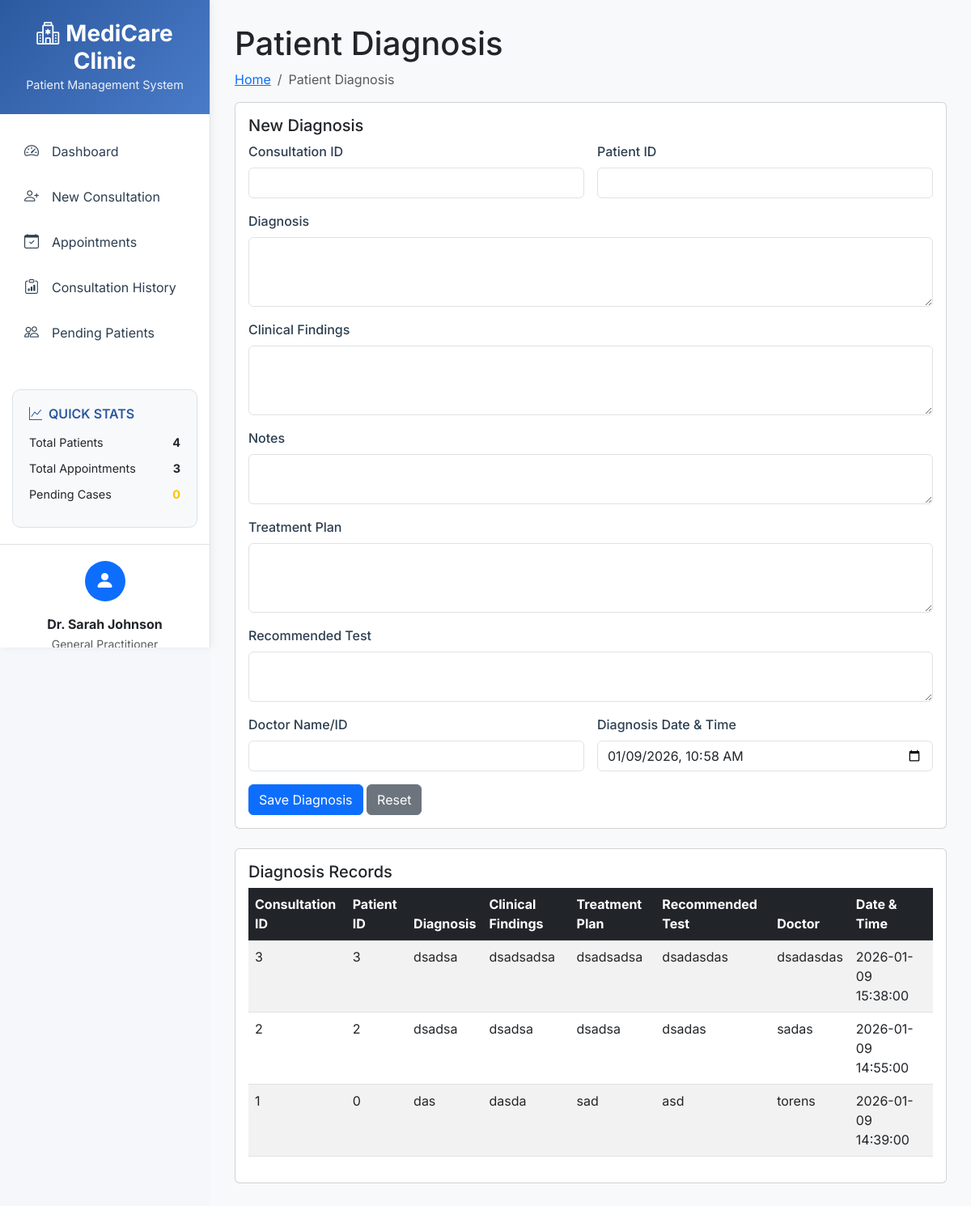
The app's page /modules/patient_diagnosis.php, older data.
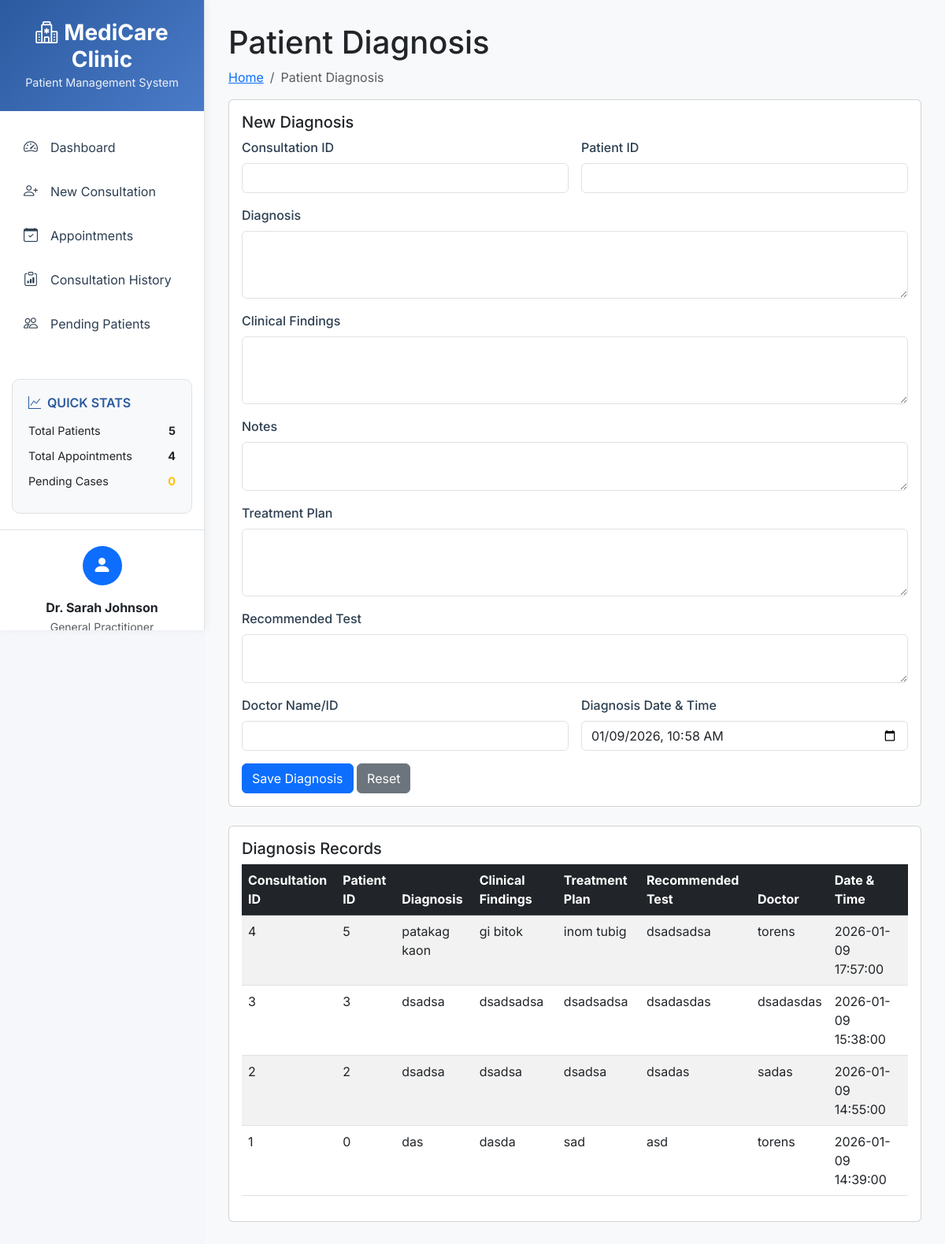
The same page, newer data.
### tables this page shows
CREATE TABLE `patient_diagnosis` (
  `consultation_id` int(11) NOT NULL,
  `patient_id` int(11) DEFAULT NULL,
  `diagnosis` text DEFAULT NULL,
  `clinical_findings` text DEFAULT NULL,
  `notes` text DEFAULT NULL,
  `treatment_plan` text DEFAULT NULL,
  `recommended_test` text DEFAULT NULL,
  `diagnosis_dateandtime` datetime DEFAULT NULL,
  `doctor_nameorid` varchar(255) DEFAULT NULL,
  `created_at` timestamp NOT NULL DEFAULT current_timestamp()
);

### modules/patient_diagnosis.php (the view, shortened to what the changed rows need)
<?php
require_once '../includes/connection.php';
require_once '../includes/header.php';
$sql = "SELECT * FROM patient_diagnosis ORDER BY diagnosis_dateandtime DESC";
$result = $conn->query($sql);
?>
<div class="pagetitle">
  <h1>Patient Diagnosis</h1>
</div>
<section class="section">
  <div class="row">
    <div class="col-lg-12">
      <div class="card">
        <div class="card-body">
          <div class="table-responsive">
            <table class="table table-striped table-hover">
              <thead class="table-dark">
                <tr>
                  <th>Consultation ID</th>
                  <th>Patient ID</th>
                  <th>Diagnosis</th>
                  <th>Clinical Findings</th>
                  <th>Treatment Plan</th>
                  <th>Recommended Test</th>
                  <th>Doctor</th>
                  <th>Date & Time</th>
                </tr>
              </thead>
              <tbody>
                <?php
                if ($result && $result->num_rows > 0) {
                  while($row = $result->fetch_assoc()) {
                    echo "<tr>";
                    echo "<td>" . $row["consultation_id"] . "</td>";
                    echo "<td>" . $row["patient_id"] . "</td>";
                    echo "<td>" . htmlspecialchars($row["diagnosis"] ?? '') . "</td>";
                    echo "<td>" . htmlspecialchars($row["clinical_findings"] ?? '') . "</td>";
                    echo "<td>" . htmlspecialchars($row["treatment_plan"] ?? '') . "</td>";
                    echo "<td>" . htmlspecialchars($row["recommended_test"] ?? '') . "</td>";
                    echo "<td>" . htmlspecialchars($row["doctor_nameorid"] ?? '') . "</td>";
                    echo "<td>" . htmlspecialchars($row["diagnosis_dateandtime"] ?? '') . "</td>";
                    echo "</tr>";
                  }
                } else {
                  echo "<tr><td colspan='8' class='text-center'>No diagnosis records found</td></tr>";
                }
                ?>
              </tbody>
            </table>
          </div>
        </div>
      </div>
    </div>
  </div>
</section>
<?php
require_once '../includes/footer.php';
?>

### includes/header.php (shortened to what the changed rows need)
<!DOCTYPE html>
<html lang="en">
<head>
    <link href="https://cdn.jsdelivr.net/npm/bootstrap@5.3.0/dist/css/bootstrap.min.css" rel="stylesheet">
    <link rel="stylesheet" href="https://cdn.jsdelivr.net/npm/bootstrap-icons@1.10.0/font/bootstrap-icons.css">
</head>
<body>
    <div class="app-container">
        <div class="sidebar">
            <div class="quick-stats">
                <?php
                if (isset($conn)) {
                    $total_patients = 0;
                    $total_appointments = 0;
                    $sql1 = "SELECT COUNT(*) as count FROM consultation_form";
                    $result1 = @$conn->query($sql1);
                    if ($result1 && $result1->num_rows > 0) {
                        $row1 = $result1->fetch_assoc();
                        $total_patients = $row1['count'];
                    }
                    $sql2 = "SELECT COUNT(*) as count FROM appointments";
                    $result2 = @$conn->query($sql2);
                    if ($result2 && $result2->num_rows > 0) {
                        $row2 = $result2->fetch_assoc();
                        $total_appointments = $row2['count'];
                    }
                }
                ?>
                <div class="stat-item">
                    <span>Total Patients</span>
                    <strong><?php echo $total_patients; ?></strong>
                </div>
                <div class="stat-item">
                    <span>Total Appointments</span>
                    <strong><?php echo $total_appointments; ?></strong>
                </div>
            </div>
        </div>
        <div class="main-content">
            <div class="content-wrapper">

Row changes from the older to the newer data that the page shows:
added patient_diagnosis: consultation_id "4", patient "5", diagnosis "patakag kaon", clinical_findings "gi bitok", treatment_plan "inom tubig", recommended_test "dsadsadsa", doctor_nameorid "torens", diagnosis_dateandtime "2026-01-09 17:57:00"
Text that changed along with them:
$total_patients: "4" → "5"
$total_appointments: "3" → "4"
